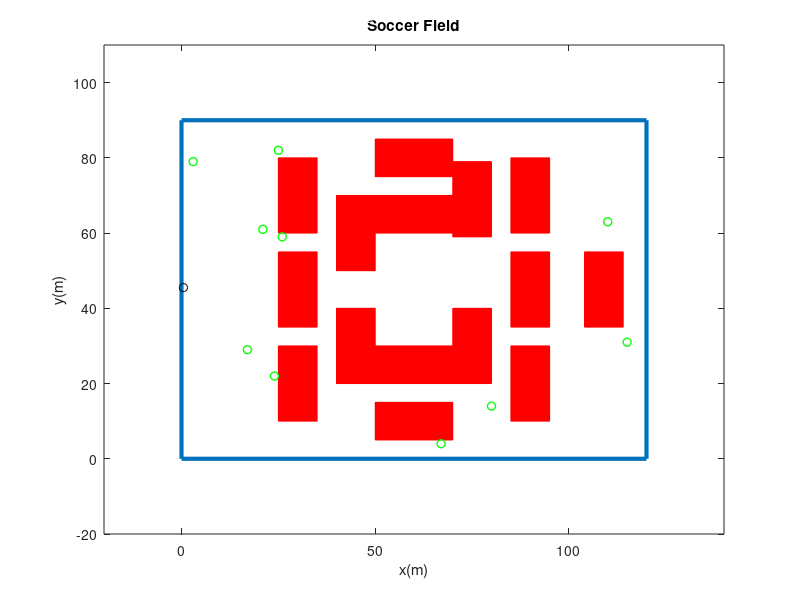

Recreate this plot in MATLAB. (Note: this script raises an error after producing the figure.)
%% Initialisation block 
close all;
clc;
clear;

%% Your information 
disp("Student name : Loch Sharkey");
disp("   Student ID: 220219776");
disp("Project Code For SEN771 T1 2023");
disp("X Factor 1: Random target locations and number of targets");
disp("X Factor 2: Multiplier for more precise pathing at cost of computer resources");
disp("Warning: Setting 500 target points or a multiplier above 8 creates lots of lag")
disp("-------------------------------");

%% Variables
Height = 90;
Width = 120;
Multipier = 2; % Minimum of 2

% Grid Options
defaultOption = '0';
gridEnabled = inputdlg('Enable grid? (1 / 0):', 'Grid Options', 1, {defaultOption});
gridEnabled = str2double(gridEnabled{1});
    
% Check if the input is either true or false
if ~(gridEnabled == 1 || gridEnabled == 0)
    error('Invalid input. Please enter 1 for true or 0 for false.');
end

% Obtacle Options
defaultOption = '10';
ObsWidth = inputdlg('Obstacle Width (0 - 10):', 'Grid Options', 1, {defaultOption});
ObsWidth = str2double(ObsWidth{1});
    
% Check if the input is within the valid range
if ObsWidth < 0 || ObsWidth > 10
    error('Invalid input. Obstacle width must be between 0 and 10 meters.');
end

ObsLen=2*ObsWidth; 

% Target Options
defaultOption = '1';
RandTargetEnabled = inputdlg('Random Target Locations? (1 / 0):', 'Grid Options', 1, {defaultOption});
RandTargetEnabled = str2double(RandTargetEnabled{1});
    
% Check if the input is empty (user pressed Enter) and set the default value
if isempty(RandTargetEnabled)
    RandTargetEnabled = 1;
else
    % Check if the input is either true or false
    if ~(RandTargetEnabled == 1 || RandTargetEnabled == 0)
        error('Invalid input. Please enter 1 for true or 0 for false.');
    end
end

if (RandTargetEnabled == 1)
    defaultOption = '10';
    NumTargets = inputdlg('Number of Target Points (1 - 500):', 'Grid Options', 1, {defaultOption});
    NumTargets = str2double(NumTargets{1});
end

% Program Variables
global TargetsFound;
TargetsFound = 0;
Offset = 0.75;

Connecting_Distance = 2; 

MAP = int8(zeros(Height * Multipier, Width * Multipier));

%% Scenario Field dimentions and visulisation
Xcorners=[0,Width, Width, 0,0];  % standard soccer field and they are im meters
Ycorners=[0,0,Height,Height, 0];
Fhandle = figure();
plot(Xcorners,Ycorners, 'LineWidth',3)
axis([-20 Width+20 -20 Height+20]) ;
xlabel("x(m)");
ylabel("y(m)");
title('َSoccer Field')
hold on

%% Obstacle locations 
O(:,1)=[30,70]'; 
O(:,2)=[30, 45]';
O(:,3)=[30, 20]';
O(:,4)=[45,60]';
O(:,5)=[45,30]';
O(:,6)=[60,80]' ;
O(:,7)=[60,65]';
O(:,8)=[60,25]';
O(:,9)=[60,10]';
O(:,10)=[75,69]'; 
O(:,11)=[75,30]';
O(:,12)=[90,70]';
O(:,13)=[90,45]';
O(:,14)=[90,20]';
O(:,15)=[109,45]';
plot(O(1,:),O(2,:),'d');

%% plot obstacles
for i=1:15
    if(i<6 || i>9)   % Thin rectangles
        rectangle('Position',[O(1,i)-ObsWidth/2 O(2,i)-ObsWidth, ObsWidth,ObsLen],'FaceColor',[1 0 0],'EdgeColor','r');
    else          % Fat rectangles
        rectangle('Position',[O(1,i)-ObsWidth O(2,i)-ObsWidth/2, ObsLen, ObsWidth],'FaceColor',[1 0 0],'EdgeColor','r');
    end
end

%% Add Obstructions To Map as Ones
for i=1:15
    if(i<6 || i>9)
        X1 = round((O(1,i) - ObsWidth/2 - Offset) * Multipier);
        X2 = round(X1 + ((ObsWidth + Offset*2) * Multipier));
        Y1 = round((O(2,i) - ObsWidth - Offset) * Multipier);
        Y2 = round(Y1 + ((ObsLen + Offset*2) * Multipier));
    else
        X1 = round((O(1,i) - ObsWidth - Offset) * Multipier);
        X2 = round(X1 + ((ObsLen + Offset*2) * Multipier));
        Y1 = round((O(2,i) - ObsWidth/2 - Offset) * Multipier);
        Y2 = round(Y1 + ((ObsWidth + Offset*2) * Multipier));
    end
    MAP(Y1:Y2, X1:X2) = 1;
end

%% Targets 
if (RandTargetEnabled == true)
    target_points = [];
    while length(target_points) < NumTargets
        % Generate random location for target point
        x = randi(Width - 2) + 1;
        y = randi(Height- 2) + 1;

        is_under_obstacle = false;
        % Check if the target point is under any obstacle or another target
        % point
        if ~(MAP(y * Multipier, x * Multipier) == 0)
            is_under_obstacle = true;
        end
    
        % If the target point is not under any obstacle, add it to the list
        if ~is_under_obstacle
            target_points = [target_points; x, y];
            Target_Plot = plot(x,y,'og','LineWidth',1);

            % Update the MAP to indicate the target point
            MAP(y * Multipier, x * Multipier) = 2;
        end
    end
    % Display the target points
    disp('Target Points:');
    disp(target_points);

else
    NumTargets = 4;
    % Plot the given target points
    Target(:,1)=[119.5,54.5]';
    Target(:,2)=[82.5, 15.5]';
    Target(:,3)=[82.5, 75.5]';
    Target(:,4)=[60.5, 54.5]';

    Target_Plot = plot(Target(1,:),Target(2,:),'og','LineWidth',1);

    % Add Goals To Map as Twos
    MAP(round(Target(2,1) * Multipier),round(Target(1,1) * Multipier)) = 2;
    MAP(round(Target(2,2) * Multipier),round(Target(1,2) * Multipier)) = 2;
    MAP(round(Target(2,3) * Multipier),round(Target(1,3) * Multipier)) = 2;
    MAP(round(Target(2,4) * Multipier),round(Target(1,4) * Multipier)) = 2;

end

%% Robot position
Robot=[0.5,45.5]';
Start_Plot = plot(Robot(1),Robot(2),'ok');

%% Show Grids (only for visualisation, remove later)
if (gridEnabled == true)   
     GridHLines=[zeros(Height+1,1) Width*ones(Height+1,1) [0:Height]' [0:Height]'];
     GridVlines=[[0:Width]' [0:Width]' zeros(Width+1,1) Height*ones(Width+1,1)];
     
     for i=1:Height
         line(GridHLines(i,[1 2]),GridHLines(i,[3 4]))
     end
     
     for i=1:Width
         line(GridVlines(i,[1 2]),GridVlines(i,[3 4]))
     end
end

%% MAP Creation
% Create Variables and Map Array
disp("      Number of Goals: " + string(NumTargets));
disp("      Grid Multiplier: " + string(Multipier));
disp("         Offset: " + string(Offset) + "m");
disp("-------------------------------");

%% Define the Robot Start Position
StartX = Robot(1) * Multipier;
StartY = Robot(2) * Multipier;

%% Run A* Algorithum To Find Goals
for i=1:NumTargets
    % Find path to closest goal
    OptimalPath = findOptimalPath(StartX, StartY, Height * Multipier, Width * Multipier, MAP, Connecting_Distance);
    
    % If no path to the next goal exists then give up and return home
    if CheckPath(OptimalPath) == 1
        break
    end
    
    % Set the goal as the new start
    StartX = OptimalPath(1,2);
    StartY = OptimalPath(1,1);
    
    % Remove the goal from the list
    MAP(OptimalPath(1,1),OptimalPath(1,2)) = 3;

    % Check if this is the first iteration
    if exist('TotalPath') == 1
        TotalPath = vertcat(OptimalPath, TotalPath);
    else
        TotalPath = OptimalPath;    
    end
end

%% Run A* Algorithum To Complete Loop
MAP(45.5 * Multipier, 0.5 * Multipier) = 2;
OptimalPath = findOptimalPath(StartX, StartY, Height * Multipier, Width * Multipier, MAP, Connecting_Distance);
TotalPath = vertcat(OptimalPath, TotalPath);

TotalPath_Plot = plot(TotalPath(:,2)./Multipier,TotalPath(:,1)./Multipier,'.-r','color','k');

%% Calculate The Total Path Length
d = diff(TotalPath); % EDIT
TotalPath_Length = round(sum(sqrt(sum(d.*d,2))/Multipier),2);

disp("       Path Length: " + string(TotalPath_Length) + "m");

%% Time and time step values
TimeIndex = 1;
dT = 1;  % reasonable choice of dT, for the environment that things dont move fast
TotalPath_Points = size(TotalPath, 1);

%% Simulation Runtime Visualization
for K = TotalPath_Points:-dT:1
    TimeHandler = text(100, 100, ["Time (s) : "+string(TotalPath_Points - K)]);
    TimeIndex = K;
    text
    
    % Check if this is the first iteration. If so crate the robot
    if K == TotalPath_Points
        RobotLoc(:,TimeIndex) = Robot;
        Roh = plot(RobotLoc(1,TimeIndex),RobotLoc(2,TimeIndex),'om');
        legend([Start_Plot Roh Target_Plot TotalPath_Plot],'Start', 'Robot', 'Goal', 'Path','Location','northwest')

    % Otherwise, delete the robot and move it to the next coodinate
    else
        RobotLoc(:,TimeIndex) = TotalPath(TimeIndex,:)';
        set(Roh,'XData',RobotLoc(2,TimeIndex)./Multipier,'YData',RobotLoc(1,TimeIndex)./Multipier);
    end
    
    drawnow
    pause(0.01);
    delete(TimeHandler); 
end

disp("      Total Time Taken: " + string(TotalPath_Points) + "s");
disp("-------------------------------");

%% Functions
% Check if the algorithum failed to find a path to the next goal
function output = CheckPath(input)
    global TargetsFound;
    if input(1) == inf
        h=msgbox('Sorry, No path exists to the Target!','warn');
        output = 1;
    else
        TargetsFound = TargetsFound + 1;
        output = 0;
    end
end
function OptimalPath = findOptimalPath(startX, startY, height, width, map, connectingDistance)
    % A* Pathfinding Algorithm
    % Inputs:
    %   startX: Starting X position
    %   startY: Starting Y position
    %   map: A matrix representing the map.
    %        0 represents a passable cell
    %        1 represents an obstacle
    %        2 represents a target point
    %   connectingDistance: Maximum distance to consider neighboring cells
    
    % Output:
    %   OptimalPath: An array of (x, y) tuples representing the optimal path
    %   from the starting position to the goal, or an empty array if no path exists.

    % Variable Setup
    gScore = zeros(height, width);
    fScore = single(inf(height, width));
    hn = single(zeros(height, width));
    openMat = int8(zeros(height, width));
    closedMat = int8(zeros(height, width));
    closedMat(map == 1) = 1;
    parentX = int16(zeros(height, width));
    parentY = int16(zeros(height, width));

    % Set up matrices representing neighbors to be investigated
    neighborCheck = ones(2 * connectingDistance + 1);
    dummy = 2 * connectingDistance + 2;
    mid = connectingDistance + 1;
    for i = 1:connectingDistance - 1
        neighborCheck(i, i) = 0;
        neighborCheck(dummy - i, i) = 0;
        neighborCheck(i, dummy - i) = 0;
        neighborCheck(dummy - i, dummy - i) = 0;
        neighborCheck(mid, i) = 0;
        neighborCheck(mid, dummy - i) = 0;
        neighborCheck(i, mid) = 0;
        neighborCheck(dummy - i, mid) = 0;
    end
    neighborCheck(mid, mid) = 0;

    [row, col] = find(neighborCheck == 1);
    neighbors = [row col] - (connectingDistance + 1);
    numNeighbors = size(col, 1);

    % Create heuristic matrix based on distance to nearest goal node
    [col, row] = find(map == 2);
    registeredGoals = [row col];
    numGoals = size(registeredGoals, 1);

    for k = 1:height
        for j = 1:width
            if map(k, j) == 0
                mat = registeredGoals - repmat([j k], numGoals, 1);
                distance = min(sqrt(sum(abs(mat).^2, 2)));
                hn(k, j) = distance;
            end
        end
    end

    % Initialize start node with fScore and open first node
    fScore(startY, startX) = hn(startY, startX);
    openMat(startY, startX) = 1;

    while true
        minOpenFScore = min(min(fScore));
        if minOpenFScore == inf
            % Failure!
            OptimalPath = [inf];
            reconstructPath = false;
            break;
        end
        [currentY, currentX] = find(fScore == minOpenFScore);
        currentY = currentY(1);
        currentX = currentX(1);

        if map(currentY, currentX) == 2
            % Goal found!
            reconstructPath = true;
            break;
        end

        % Remove node from open list to closed list
        openMat(currentY, currentX) = 0;
        fScore(currentY, currentX) = inf;
        closedMat(currentY, currentX) = 1;
        for p = 1:numNeighbors
            i = neighbors(p, 1); % Y
            j = neighbors(p, 2); % X
            if currentY + i < 1 || currentY + i > height || currentX + j < 1 || currentX + j > width
                continue
            end
            flag = 1;
            if closedMat(currentY + i, currentX + j) == 0 % Neighbor is open
                if abs(i) > 1 || abs(j) > 1
                    % Need to check that the path does not pass an object
                    jumpCells = 2 * max(abs(i), abs(j)) - 1;
                    for k = 1:jumpCells
                        yPos = round(k * i / jumpCells);
                        xPos = round(k * j / jumpCells);

                        if map(currentY + yPos, currentX + xPos) == 1
                            flag = 0;
                        end
                    end
                end

                if flag == 1
                    tentativeGScore = gScore(currentY, currentX) + sqrt(i^2 + j^2);
                    if openMat(currentY + i, currentX + j) == 0
                        openMat(currentY + i, currentX + j) = 1;
                    elseif tentativeGScore >= gScore(currentY + i, currentX + j)
                        continue
                    end
                    parentX(currentY + i, currentX + j) = currentX;
                    parentY(currentY + i, currentX + j) = currentY;
                    gScore(currentY + i, currentX + j) = tentativeGScore;
                    fScore(currentY + i, currentX + j) = tentativeGScore + hn(currentY + i, currentX + j);
                end
            end
        end
    end

    k = 2;
    if reconstructPath
        optimalPath(1, :) = [currentY currentX];
        while reconstructPath
            currentXDummy = parentX(currentY, currentX);
            currentY = parentY(currentY, currentX);
            currentX = currentXDummy;
            optimalPath(k, :) = [currentY currentX];
            k = k + 1;
            if currentX == startX && currentY == startY
                break
            end
        end
    end
    
    OptimalPath = optimalPath;
end
